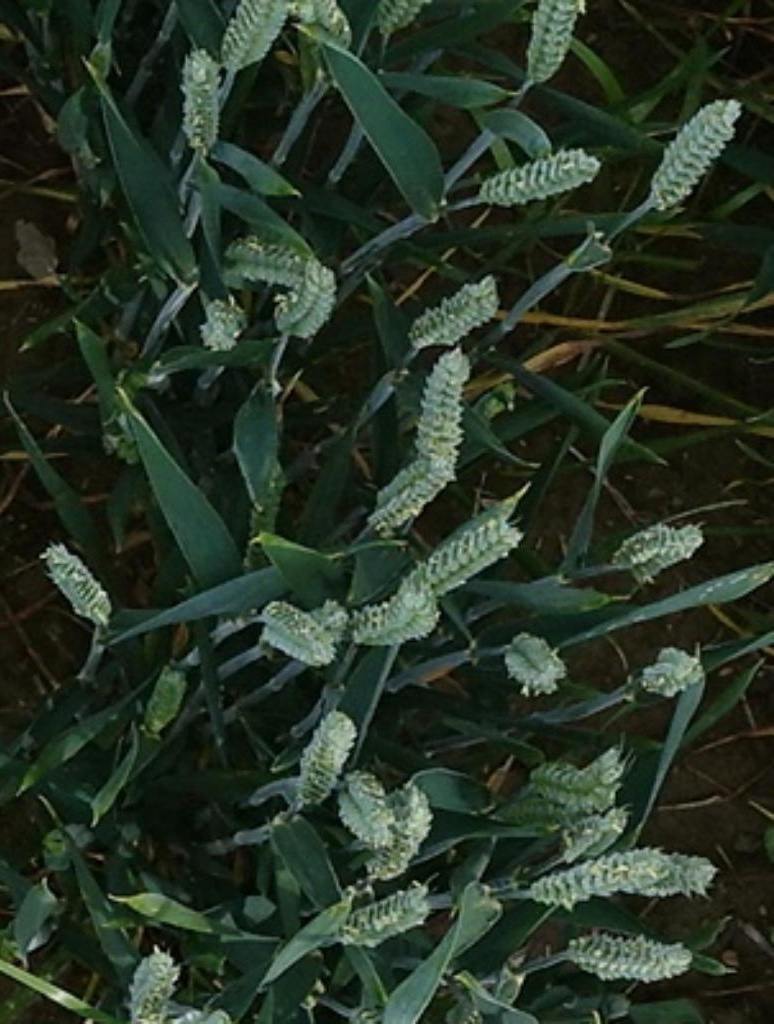
#> input picture 7. hafta/resim/kirpik_bugday.jpg, 774 x 1024 px; the run also reads 1 picture not shown here
$ jupyter execute --allow-errors 0_opencv_devam_7_hafta.ipynb   (text cells are left out)
#> lines starting #> are read from the running program, lines starting #| are printed output that depends on the picture; after the words box and inside, x2 and y2 are one past the last pixel; in counts of white or black regions, pixels touching at a corner belong together; pictures that were not available may be replaced by others from this repository, and a replacement may not be noted
[cell 1]
import cv2 as cv
import numpy as np
import matplotlib.pyplot as plt

resim = cv.imread("resim/kirpik_bugday.jpg")
#> resim is the input picture: shape (1024, 774, 3); mean B, G, R 38, 52.3, 39.7
print("Görüntü boyutu:", resim.shape)
#| Görüntü boyutu: (1024, 774, 3)

# BGR kanallarına ayrıştır
b_kanal = resim[:, :, 0]   # Mavi
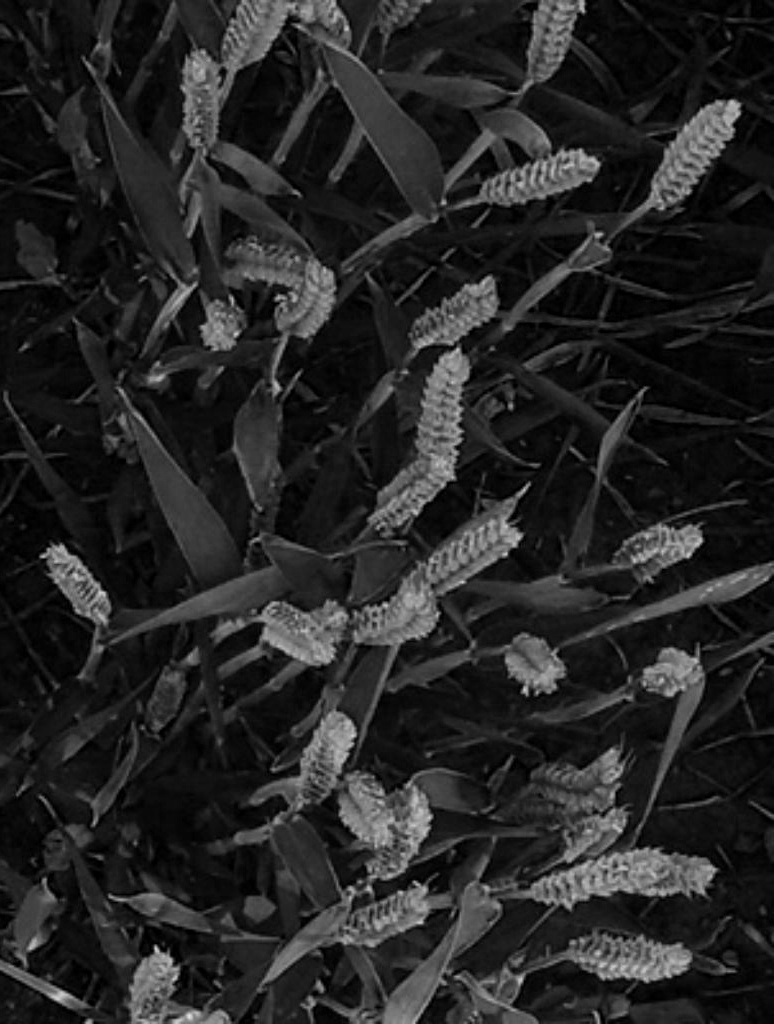
#> b_kanal: shape (1024, 774); min 0, max 231, mean 38
g_kanal = resim[:, :, 1]   # Yeşil
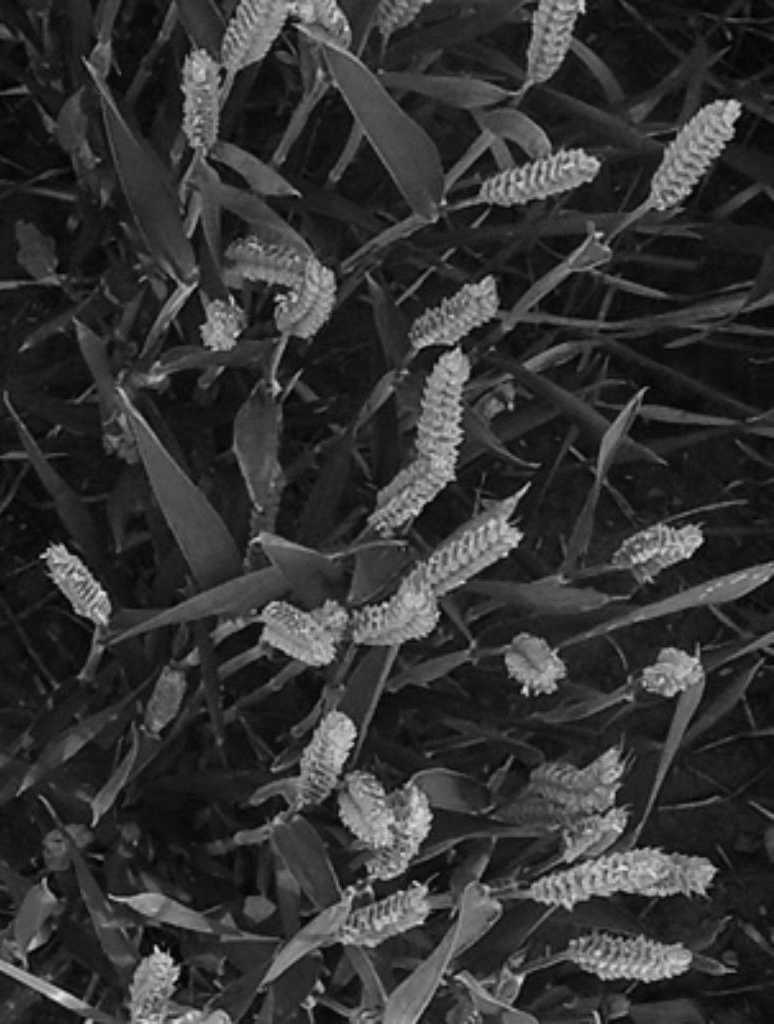
#> g_kanal: shape (1024, 774); min 0, max 229, mean 52.3
r_kanal = resim[:, :, 2]   # Kırmızı
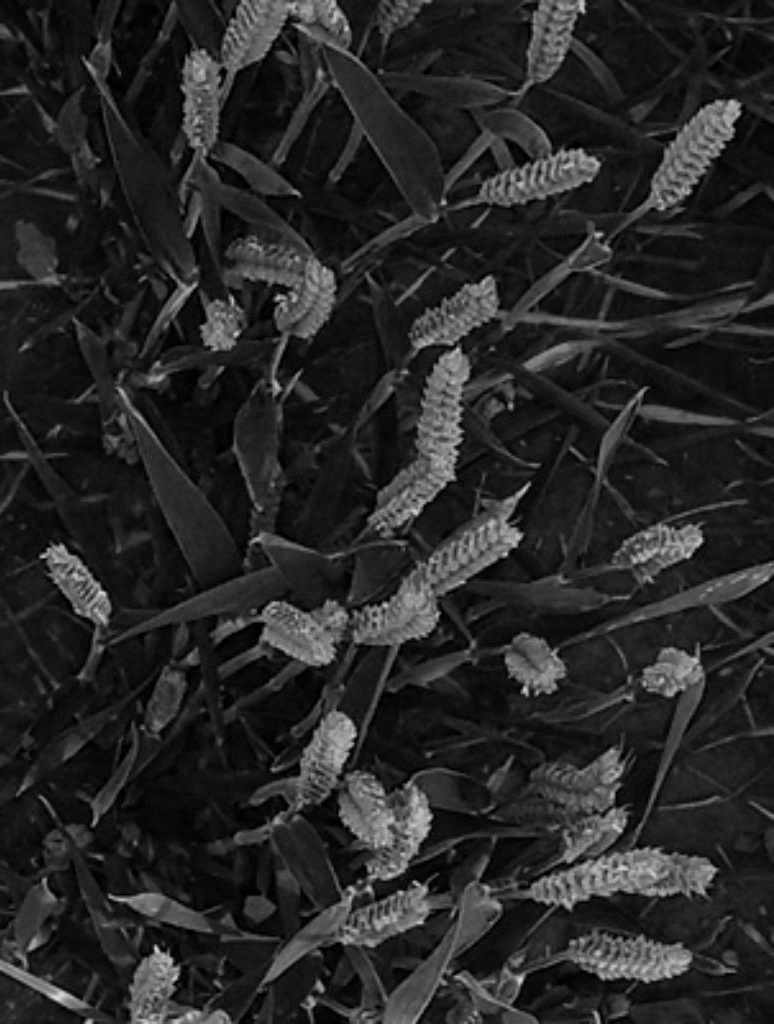
#> r_kanal: shape (1024, 774); min 0, max 220, mean 39.7

# Kanal istatistikleri
for isim, kanal in [("Mavi", b_kanal), ("Yeşil", g_kanal), ("Kırmızı", r_kanal)]:
    print(f"{isim:8}: ort={kanal.mean():.1f}, std={kanal.std():.1f}, "
          f"min={kanal.min()}, max={kanal.max()}")
#> this loop made 3 passes
#> isim on passes 1 to 3: 'Mavi', 'Yeşil', 'Kırmızı'
#| Mavi    : ort=38.0, std=36.2, min=0, max=231
#| Yeşil   : ort=52.3, std=38.3, min=0, max=229
#| Kırmızı : ort=39.7, std=33.4, min=0, max=220

# OpenCV penceresi: her kanalı ayrı göster
cv.imshow("mavi",    b_kanal)
cv.imshow("yesil",   g_kanal)
cv.imshow("kirmizi", r_kanal)
cv.waitKey(0)
cv.destroyAllWindows()

# Matplotlib ile histogramlar
fig, axes = plt.subplots(1, 3, figsize=(13, 4))
renkler_bgr = [("Mavi", b_kanal, "blue"),
               ("Yeşil", g_kanal, "green"),
               ("Kırmızı", r_kanal, "red")]
for ax, (isim, kanal, renk) in zip(axes, renkler_bgr):
    ax.hist(kanal.ravel(), bins=256, range=(0,256), color=renk, alpha=0.75)
    ax.set_title(f"{isim} Kanalı Histogramı")
    ax.set_xlabel("Piksel Değeri")
    ax.set_ylabel("Piksel Sayısı")
#> this loop made 3 passes
plt.suptitle("BGR Kanal Histogramları", fontsize=12)
plt.tight_layout()
plt.show()
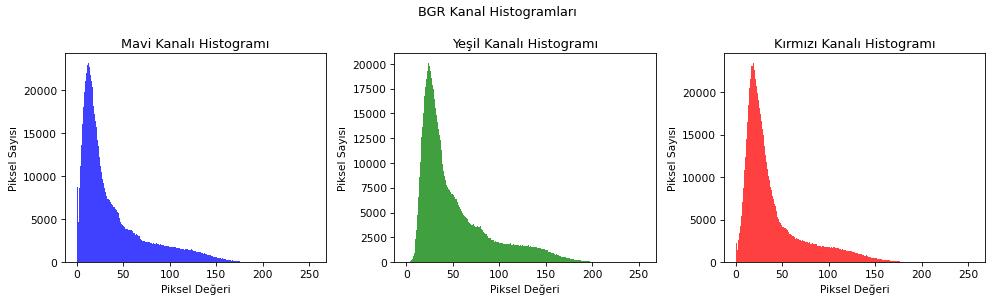
#> figure drawn by matplotlib, 3 panels; panel 1: tallest bar 23130 high, from x = 12 to 13; panel 2: tallest bar 20048 high, from x = 24 to 25; panel 3: tallest bar 23401 high, from x = 19 to 20

[cell 2]
import cv2 as cv

# IMREAD_UNCHANGED: alpha kanalı dahil tüm kanalları oku
resim = cv.imread("resim/b.tif", cv.IMREAD_UNCHANGED)
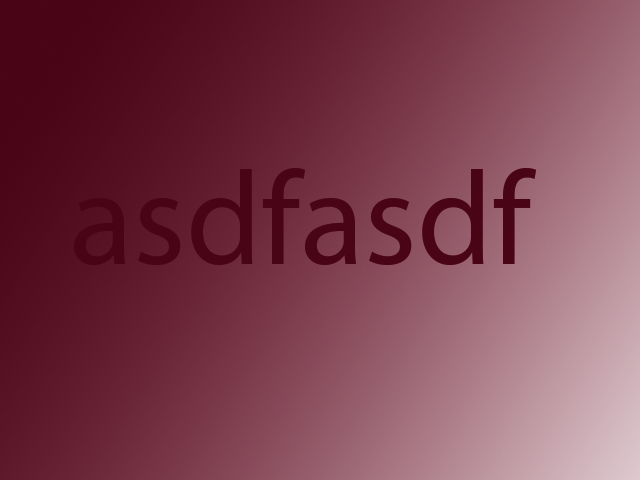
#> input picture 7. hafta/resim/b.tif, 640 x 480 px
#> resim is the input picture: shape (480, 640, 4); mean B, G, R, A 79, 63.3, 124.1, 255
print("BGRA shape:", resim.shape)   # (H, W, 4)
#| BGRA shape: (480, 640, 4)

# BGRA → Gri
gri = cv.cvtColor(resim, cv.COLOR_BGRA2GRAY)
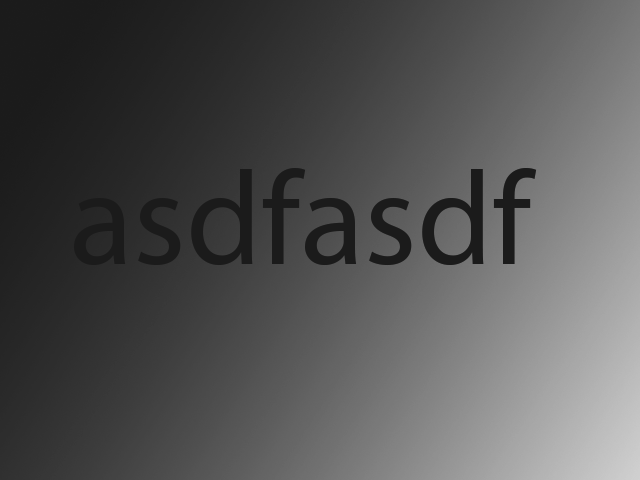
#> gri: shape (480, 640); min 27, max 209, mean 83.3
print("Gri shape:", gri.shape)      # (H, W)
#| Gri shape: (480, 640)

cv.imshow("a", gri)
cv.waitKey(0)
cv.destroyAllWindows()

[cell 3]
import cv2 as cv

# BGR → BGRA: alpha kanalı ekle
resim = cv.imread("resim/a.png", cv.IMREAD_UNCHANGED)
print("Orijinal:", resim.shape)
#| Orijinal: (480, 640, 3)

seffaf = cv.cvtColor(resim, cv.COLOR_BGR2BGRA)
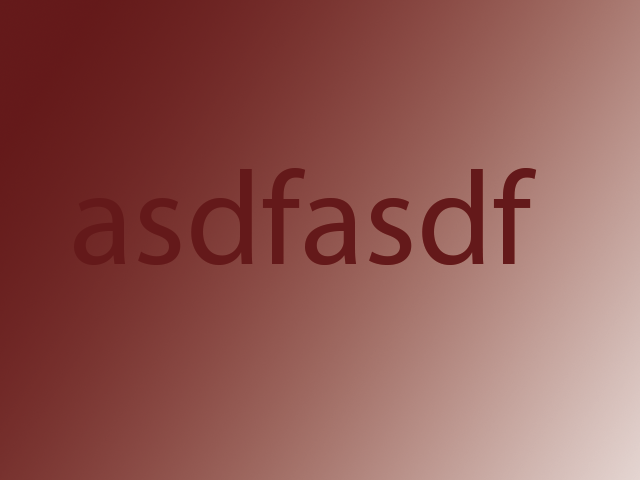
#> seffaf: shape (480, 640, 4); mean B, G, R, A 82.3, 87.4, 145.3, 255
print("BGRA:", seffaf.shape)
#| BGRA: (480, 640, 4)

# Alpha kanalı başlangıçta 255 (tamamen opak)
print("Alpha örnek:", seffaf[0, :5, 3])   # ilk satırın ilk 5 pikseli
#| Alpha örnek: [255 255 255 255 255]

cv.imshow("a", seffaf)
cv.waitKey(0)
cv.imwrite("resim/a_alpha_kanalli.png", seffaf)
cv.destroyAllWindows()

[cell 4]
import cv2 as cv
import numpy as np

resim     = cv.imread("resim/seffaf_olacak.jpg", cv.IMREAD_UNCHANGED)
resim_gri = cv.imread("resim/seffaf_olacak.jpg", cv.IMREAD_GRAYSCALE)

# BGR → BGRA: şeffaflık kanalı ekle
#> (the rest of this cell did not finish here and is left out)

[cell 5]
import numpy as np
import cv2

capture = cv2.VideoCapture(0)

# HSV'de mavi renk aralığı
lower_blue = np.array([100, 110, 110])
upper_blue = np.array([130, 255, 255])

print("Mavi nesne takibi başlıyor — q ile çık")
print(f"HSV aralığı: {lower_blue} → {upper_blue}")

while True:
    ret, frame = capture.read()
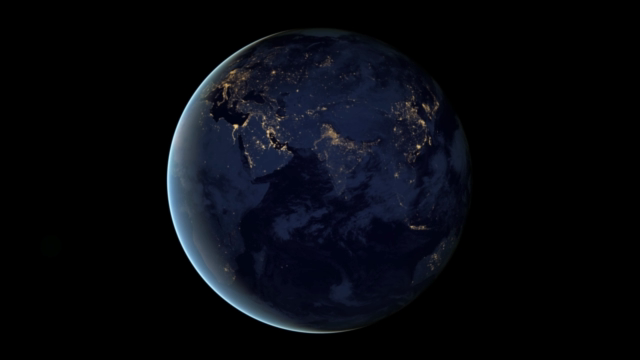
#> input picture frame 90 of 5. hafta - open_cv_devam/video/ornek.mp4, 640 x 360 px, given in place of the camera
#> frame is the input picture: shape (360, 640, 3); mean B, G, R 14.8, 9.2, 7.3
    if not ret:
        break

    # BGR → HSV dönüşümü
    hsv = cv2.cvtColor(frame, cv2.COLOR_BGR2HSV)
#> hsv: shape (360, 640, 3); mean H, S, V 36.4, 51.1, 14.9

    # Renk maskesi: aralıktaki piksel=255, dışı=0
    mask = cv2.inRange(hsv, lower_blue, upper_blue)
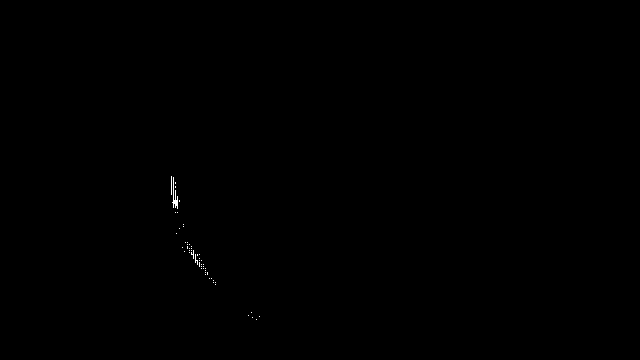
#> mask: shape (360, 640); 0.08% white in thin lines or dots, all inside (x1, y1, x2, y2) = (171, 176, 260, 320)

    # Maskeyi görüntüye uygula: sadece mavi pikseller kalsın
    res = cv2.bitwise_and(frame, frame, mask=mask)

    cv2.imshow("frame",  frame)   # orijinal
    cv2.imshow("mask",   mask)    # ikili maske (siyah-beyaz)
    cv2.imshow("res",    res)     # maskelenmiş renkli

    if cv2.waitKey(1) == ord("q"):
#> (key q is pressed here)
        break

capture.release()
cv2.destroyAllWindows()

[cell 6]
import cv2 as cv
import numpy as np

video = cv.VideoCapture(0)

# Kırmızı: iki aralık (renk çemberi başı ve sonu)
lower_red = np.array([160, 100, 100])
upper_red = np.array([179, 255, 255])

print("Kırmızı takip: kırmızı=beyaz, diğerleri=siyah — q ile çık")

while video.isOpened():
    ret, frame = video.read()
    if not ret:
        break

    hsv  = cv.cvtColor(frame, cv.COLOR_BGR2HSV)
    mask = cv.inRange(hsv, lower_red, upper_red)
#> mask: shape (360, 640); every value is 0
    # mask: kırmızı pikseller=255 (beyaz), diğerleri=0 (siyah)

    cv.imshow("kamera", mask)
    if cv.waitKey(33) == ord("q"):
#> (key q is pressed here)
        break

video.release()
cv.destroyAllWindows()
